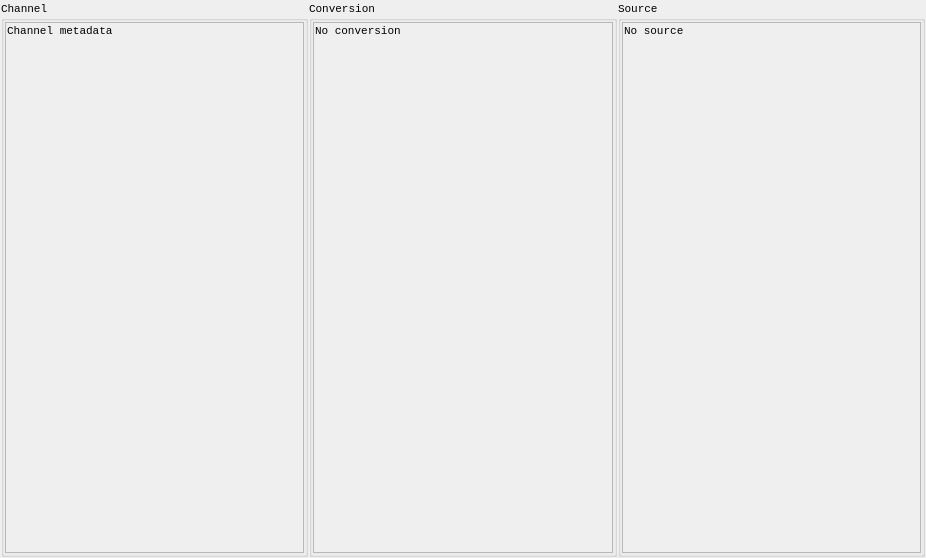
<?xml version="1.0" encoding="UTF-8"?>
<ui version="4.0">
 <class>ChannelInfo</class>
 <widget class="QWidget" name="ChannelInfo">
  <property name="geometry">
   <rect>
    <x>0</x>
    <y>0</y>
    <width>926</width>
    <height>558</height>
   </rect>
  </property>
  <property name="windowTitle">
   <string>Form</string>
  </property>
  <layout class="QHBoxLayout" name="horizontalLayout">
   <property name="spacing">
  <number>1</number>
</property>
   <property name="leftMargin">
  <number>1</number>
</property>
   <property name="topMargin">
  <number>1</number>
</property>
   <property name="rightMargin">
  <number>1</number>
</property>
   <property name="bottomMargin">
  <number>1</number>
</property>
   <item>
    <widget class="QGroupBox" name="groupBox">
     <property name="font">
      <font>
       <family>Consolas</family>
       <pointsize>8</pointsize>
      </font>
     </property>
     <property name="title">
      <string>Channel</string>
     </property>
     <property name="flat">
      <bool>false</bool>
     </property>
     <layout class="QVBoxLayout" name="verticalLayout_4" stretch="0">
      <property name="spacing">
  <number>1</number>
</property>
      <property name="leftMargin">
  <number>1</number>
</property>
      <property name="topMargin">
  <number>1</number>
</property>
      <property name="rightMargin">
  <number>1</number>
</property>
      <property name="bottomMargin">
  <number>1</number>
</property>
      <item>
       <widget class="QScrollArea" name="scrollArea">
        <property name="widgetResizable">
         <bool>true</bool>
        </property>
        <widget class="QWidget" name="scrollAreaWidgetContents">
         <property name="geometry">
          <rect>
           <x>0</x>
           <y>0</y>
           <width>295</width>
           <height>529</height>
          </rect>
         </property>
         <layout class="QVBoxLayout" name="verticalLayout_3">
          <property name="spacing">
  <number>1</number>
</property>
          <property name="leftMargin">
  <number>1</number>
</property>
          <property name="topMargin">
  <number>1</number>
</property>
          <property name="rightMargin">
  <number>1</number>
</property>
          <property name="bottomMargin">
  <number>1</number>
</property>
          <item>
           <widget class="QLabel" name="channel_label">
            <property name="text">
             <string>Channel metadata</string>
            </property>
            <property name="textInteractionFlags">
             <set>Qt::TextInteractionFlag::LinksAccessibleByMouse|Qt::TextInteractionFlag::TextSelectableByKeyboard|Qt::TextInteractionFlag::TextSelectableByMouse</set>
            </property>
           </widget>
          </item>
          <item>
           <spacer name="verticalSpacer_3">
            <property name="orientation">
             <enum>Qt::Orientation::Vertical</enum>
            </property>
            <property name="sizeHint" stdset="0">
             <size>
              <width>20</width>
              <height>40</height>
             </size>
            </property>
           </spacer>
          </item>
         </layout>
        </widget>
       </widget>
      </item>
     </layout>
    </widget>
   </item>
   <item>
    <widget class="QGroupBox" name="groupBox_2">
     <property name="font">
      <font>
       <family>Consolas</family>
       <pointsize>8</pointsize>
      </font>
     </property>
     <property name="title">
      <string>Conversion</string>
     </property>
     <layout class="QVBoxLayout" name="verticalLayout_6">
      <property name="spacing">
  <number>1</number>
</property>
      <property name="leftMargin">
  <number>1</number>
</property>
      <property name="topMargin">
  <number>1</number>
</property>
      <property name="rightMargin">
  <number>1</number>
</property>
      <property name="bottomMargin">
  <number>1</number>
</property>
      <item>
       <widget class="QScrollArea" name="scrollArea_2">
        <property name="widgetResizable">
         <bool>true</bool>
        </property>
        <widget class="QWidget" name="scrollAreaWidgetContents_2">
         <property name="geometry">
          <rect>
           <x>0</x>
           <y>0</y>
           <width>294</width>
           <height>529</height>
          </rect>
         </property>
         <layout class="QVBoxLayout" name="verticalLayout_2">
          <property name="spacing">
  <number>1</number>
</property>
          <property name="leftMargin">
  <number>1</number>
</property>
          <property name="topMargin">
  <number>1</number>
</property>
          <property name="rightMargin">
  <number>1</number>
</property>
          <property name="bottomMargin">
  <number>1</number>
</property>
          <item>
           <widget class="QLabel" name="conversion_label">
            <property name="text">
             <string>No conversion</string>
            </property>
            <property name="textInteractionFlags">
             <set>Qt::TextInteractionFlag::LinksAccessibleByMouse|Qt::TextInteractionFlag::TextSelectableByKeyboard|Qt::TextInteractionFlag::TextSelectableByMouse</set>
            </property>
           </widget>
          </item>
          <item>
           <spacer name="verticalSpacer">
            <property name="orientation">
             <enum>Qt::Orientation::Vertical</enum>
            </property>
            <property name="sizeHint" stdset="0">
             <size>
              <width>20</width>
              <height>40</height>
             </size>
            </property>
           </spacer>
          </item>
         </layout>
        </widget>
       </widget>
      </item>
     </layout>
    </widget>
   </item>
   <item>
    <widget class="QGroupBox" name="groupBox_3">
     <property name="font">
      <font>
       <family>Consolas</family>
       <pointsize>8</pointsize>
      </font>
     </property>
     <property name="title">
      <string>Source</string>
     </property>
     <layout class="QVBoxLayout" name="verticalLayout_5">
      <property name="spacing">
  <number>1</number>
</property>
      <property name="leftMargin">
  <number>1</number>
</property>
      <property name="topMargin">
  <number>1</number>
</property>
      <property name="rightMargin">
  <number>1</number>
</property>
      <property name="bottomMargin">
  <number>1</number>
</property>
      <item>
       <widget class="QScrollArea" name="scrollArea_3">
        <property name="widgetResizable">
         <bool>true</bool>
        </property>
        <widget class="QWidget" name="scrollAreaWidgetContents_3">
         <property name="geometry">
          <rect>
           <x>0</x>
           <y>0</y>
           <width>295</width>
           <height>529</height>
          </rect>
         </property>
         <layout class="QVBoxLayout" name="verticalLayout">
          <property name="spacing">
  <number>1</number>
</property>
          <property name="leftMargin">
  <number>1</number>
</property>
          <property name="topMargin">
  <number>1</number>
</property>
          <property name="rightMargin">
  <number>1</number>
</property>
          <property name="bottomMargin">
  <number>1</number>
</property>
          <item>
           <widget class="QLabel" name="source_label">
            <property name="text">
             <string>No source</string>
            </property>
            <property name="textInteractionFlags">
             <set>Qt::TextInteractionFlag::LinksAccessibleByMouse|Qt::TextInteractionFlag::TextSelectableByKeyboard|Qt::TextInteractionFlag::TextSelectableByMouse</set>
            </property>
           </widget>
          </item>
          <item>
           <spacer name="verticalSpacer_2">
            <property name="orientation">
             <enum>Qt::Orientation::Vertical</enum>
            </property>
            <property name="sizeHint" stdset="0">
             <size>
              <width>20</width>
              <height>40</height>
             </size>
            </property>
           </spacer>
          </item>
         </layout>
        </widget>
       </widget>
      </item>
     </layout>
    </widget>
   </item>
  </layout>
 </widget>
 <resources/>
 <connections/>
</ui>
